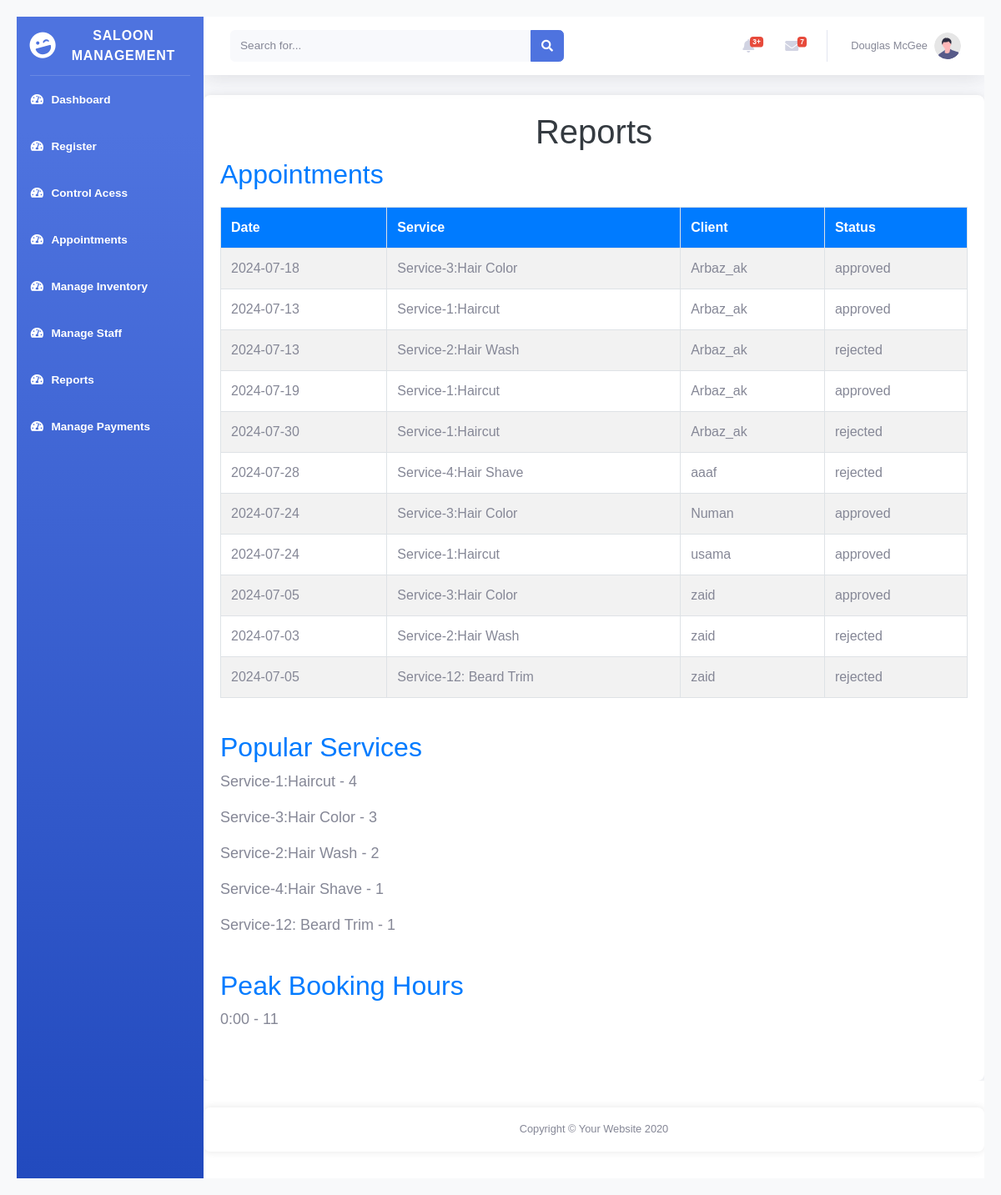
The app's page /e_project_saloon_management/admin_panel/reports.php (signed in) with its own data.
### tables this page shows
CREATE TABLE `appointments` (
  `id` int(11) NOT NULL,
  `user_id` int(11) DEFAULT NULL,
  `user_name` varchar(100) NOT NULL,
  `stylist_id` int(11) NOT NULL,
  `user_email` varchar(100) NOT NULL,
  `service_id` varchar(255) NOT NULL,
  `appointment_date` date NOT NULL,
  `time_slot_id` int(11) DEFAULT NULL,
  `status` enum('pending','approved','rejected') DEFAULT 'pending'
);

CREATE TABLE `services` (
  `id` int(11) NOT NULL,
  `service_name` varchar(255) NOT NULL,
  `price` decimal(10,2) NOT NULL,
  `description` text DEFAULT NULL,
  `created_at` timestamp NOT NULL DEFAULT current_timestamp()
);

CREATE TABLE `users` (
  `id` int(11) NOT NULL,
  `user_name` varchar(50) NOT NULL,
  `user_email` varchar(100) NOT NULL,
  `role` enum('admin','user','receptionist','stylist') NOT NULL,
  `user_password` varchar(400) NOT NULL,
  `created_at` timestamp NOT NULL DEFAULT current_timestamp(),
  `contact_info` varchar(255) DEFAULT NULL,
  `work_schedule` text DEFAULT NULL,
  `commission_rate` decimal(5,2) DEFAULT NULL
);

### e_project_saloon_management/admin_panel/reports.php (the view, shortened to what this page needs)
<?php
include $_SERVER['DOCUMENT_ROOT'] . '/e_project_saloon_management/admin_panel/db_connection.php';
?>
<!DOCTYPE html>
<html lang="en">
<head>
    <link href="vendor/fontawesome-free/css/all.min.css" rel="stylesheet" type="text/css">
    <link href="css/sb-admin-2.min.css" rel="stylesheet">
    <link href="vendor/datatables/dataTables.bootstrap4.min.css" rel="stylesheet">
</head>
<body id="page-top">
    <div id="wrapper">
        <ul class="navbar-nav bg-gradient-primary sidebar sidebar-dark accordion" id="accordionSidebar">
            <a class="sidebar-brand d-flex align-items-center justify-content-center" href="admin_index.php">
                <div class="sidebar-brand-icon rotate-n-15">
                    <i class="fas fa-laugh-wink"></i>
                </div>
                <div class="sidebar-brand-text mx-3">Saloon Management</div>
            </a>
            <hr class="sidebar-divider my-0">
            <li class="nav-item active">
                <a class="nav-link" href="admin_index.php">
                    <i class="fas fa-fw fa-tachometer-alt"></i>
                    <span>Dashboard</span></a>
            </li>
            <li class="nav-item active">
                <a class="nav-link" href="admin_register.php">
                    <i class="fas fa-fw fa-tachometer-alt"></i>
                    <span>Register</span></a>
            </li>
            <li class="nav-item active">
                <a class="nav-link" href="admin_access_contro.php">
                    <i class="fas fa-fw fa-tachometer-alt"></i>
                    <span>Control Acess</span></a>
            </li>
            <li class="nav-item active">
                <a class="nav-link" href="admin_appointments.php">
                    <i class="fas fa-fw fa-tachometer-alt"></i>
                    <span>Appointments</span></a>
            </li>
            <li class="nav-item active">
                <a class="nav-link" href="manage_inventory.php">
                    <i class="fas fa-fw fa-tachometer-alt"></i>
                    <span>Manage Inventory</span></a>
            </li>
            <li class="nav-item active">
                <a class="nav-link" href="staff_management.php">
                    <i class="fas fa-fw fa-tachometer-alt"></i>
                    <span>Manage Staff</span></a>
            </li>
            <li class="nav-item active">
                <a class="nav-link" href="reports.php">
                    <i class="fas fa-fw fa-tachometer-alt"></i>
                    <span>Reports</span></a>
            </li>
            <li class="nav-item active">
                <a class="nav-link" href="record_and_display_payment.php">
                    <i class="fas fa-fw fa-tachometer-alt"></i>
                    <span>Manage Payments</span></a>
            </li>
        </ul>
        <div id="content-wrapper" class="d-flex flex-column">
            <div id="content">
                <nav class="navbar navbar-expand navbar-light bg-white topbar mb-4 static-top shadow">
                    <form
                        class="d-none d-sm-inline-block form-inline mr-auto ml-md-3 my-2 my-md-0 mw-100 navbar-search">
                        <div class="input-group">
                            <input type="text" class="form-control bg-light border-0 small" placeholder="Search for..."
                                aria-label="Search" aria-describedby="basic-addon2">
                            <div class="input-group-append">
                                <button class="btn btn-primary" type="button">
                                    <i class="fas fa-search fa-sm"></i>
                                </button>
                            </div>
                        </div>
                    </form>
                    <ul class="navbar-nav ml-auto">
                        <li class="nav-item dropdown no-arrow mx-1">
                            <a class="nav-link dropdown-toggle" href="#" id="alertsDropdown" role="button"
                                data-toggle="dropdown" aria-haspopup="true" aria-expanded="false">
                                <i class="fas fa-bell fa-fw"></i>
                                <span class="badge badge-danger badge-counter">3+</span>
                            </a>
                        </li>
                        <li class="nav-item dropdown no-arrow mx-1">
                            <a class="nav-link dropdown-toggle" href="#" id="messagesDropdown" role="button"
                                data-toggle="dropdown" aria-haspopup="true" aria-expanded="false">
                                <i class="fas fa-envelope fa-fw"></i>
                                <span class="badge badge-danger badge-counter">7</span>
                            </a>
                        </li>
                        <li class="nav-item dropdown no-arrow">
                            <a class="nav-link dropdown-toggle" href="#" id="userDropdown" role="button"
                                data-toggle="dropdown" aria-haspopup="true" aria-expanded="false">
                                <span class="mr-2 d-none d-lg-inline text-gray-600 small">Douglas McGee</span>
                                <img class="img-profile rounded-circle"
                                    src="img/undraw_profile.svg">
                            </a>
                        </li>
                    </ul>
                </nav>
</head>
<body>
    <div class="container">
        <h1>Reports</h1>
        <div class="report-section">
            <h2>Appointments</h2>
            <table>
                <thead>
                    <tr>
                        <th>Date</th>
                        <th>Service</th>
                        <th>Client</th>
                        <th>Status</th>
                    </tr>
                </thead>
                <tbody>
                    <?php
                    $sql = "SELECT a.appointment_date, s.service_name, u.user_name, a.status
                            FROM appointments a
                            JOIN services s ON a.service_id = s.id
                            JOIN users u ON a.user_id = u.id";
                    $result = $conn->query($sql);
                    while ($row = $result->fetch_assoc()) {
                        echo "<tr>
                                <td>{$row['appointment_date']}</td>
                                <td>{$row['service_name']}</td>
                                <td>{$row['user_name']}</td>
                                <td>{$row['status']}</td>
                              </tr>";
                    }
                    ?>
                </tbody>
            </table>
        </div>
        <div class="report-section">
            <h2>Popular Services</h2>
            <?php
            $sql = "SELECT s.service_name, COUNT(*) as count
                    FROM appointments a
                    JOIN services s ON a.service_id = s.id
                    GROUP BY s.service_name
                    ORDER BY count DESC
                    LIMIT 5";
            $result = $conn->query($sql);
            while ($row = $result->fetch_assoc()) {
                echo "<p>{$row['service_name']} - {$row['count']}</p>";
            }
            ?>
        </div>
        <div class="report-section">
            <h2>Peak Booking Hours</h2>
            <?php
            $sql = "SELECT HOUR(a.appointment_date) as hour, COUNT(*) as count
                    FROM appointments a
                    GROUP BY hour
                    ORDER BY count DESC
                    LIMIT 5";
            $result = $conn->query($sql);
            while ($row = $result->fetch_assoc()) {
                echo "<p>{$row['hour']}:00 - {$row['count']}</p>";
            }
            ?>
        </div>
    </div>
</body>
</html>
            <footer class="sticky-footer bg-white">
                <div class="container my-auto">
                    <div class="copyright text-center my-auto">
                        <span>Copyright &copy; Your Website 2020</span>
                    </div>
                </div>
            </footer>
</body>
</html>

### e_project_saloon_management/admin_panel/reports.php (style rules this page uses)
body { font-family: Arial, sans-serif; background-color: #f8f9fa; margin: 0; padding: 20px; }
.container { max-width: 1200px; margin: auto; padding: 20px; background-color: #fff; box-shadow: 0 0 10px rgba(0,0,0,0.1); border-radius: 8px; }
h1 { text-align: center; color: #343a40; }
h2 { color: #007bff; }
table { width: 100%; border-collapse: collapse; margin: 20px 0; }
table th, table td { padding: 12px; border: 1px solid #dee2e6; }
table th { background-color: #007bff; color: #fff; }
table tbody tr:nth-child(odd) { background-color: #f2f2f2; }
.report-section { margin-bottom: 40px; }
.report-section p { font-size: 18px; }

### records on screen
appointments: appointment_date "2024-07-18", service.service_name "Service-3:Hair Color", user.user_name "Arbaz_ak", status "approved"
appointments: appointment_date "2024-07-13", service.service_name "Service-1:Haircut", user.user_name "Arbaz_ak", status "approved"
appointments: appointment_date "2024-07-13", service.service_name "Service-2:Hair Wash", user.user_name "Arbaz_ak", status "rejected"
appointments: appointment_date "2024-07-19", service.service_name "Service-1:Haircut", user.user_name "Arbaz_ak", status "approved"
appointments: appointment_date "2024-07-30", service.service_name "Service-1:Haircut", user.user_name "Arbaz_ak", status "rejected"
appointments: appointment_date "2024-07-28", service.service_name "Service-4:Hair Shave", user.user_name "aaaf", status "rejected"
appointments: appointment_date "2024-07-24", service.service_name "Service-3:Hair Color", user.user_name "Numan", status "approved"
appointments: appointment_date "2024-07-24", service.service_name "Service-1:Haircut", user.user_name "usama", status "approved"
appointments: appointment_date "2024-07-05", service.service_name "Service-3:Hair Color", user.user_name "zaid", status "approved"
appointments: appointment_date "2024-07-03", service.service_name "Service-2:Hair Wash", user.user_name "zaid", status "rejected"
appointments: appointment_date "2024-07-05", service.service_name "Service-12: Beard Trim", user.user_name "zaid", status "rejected"

### other values on screen
$row['service_name'] "Service-1:Haircut"
$row['count'] "4"
$row['service_name'] "Service-3:Hair Color"
$row['count'] "3"
$row['service_name'] "Service-2:Hair Wash"
$row['count'] "2"
$row['service_name'] "Service-4:Hair Shave"
$row['count'] "1"
$row['service_name'] "Service-12: Beard Trim"
$row['hour'] "0"
$row['count'] "11"
